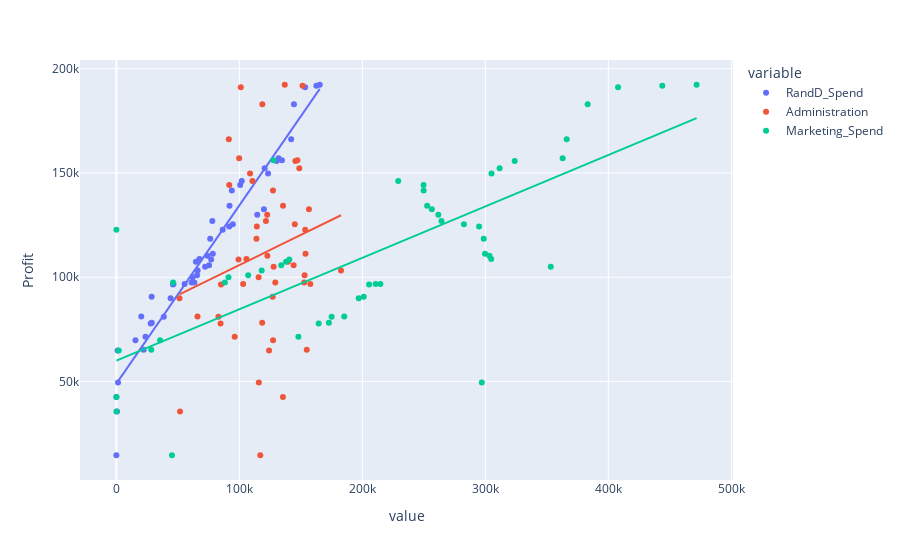

This figure's notebook cell:
### Code cell
plot = py.scatter(df, x=x.columns, y="Profit", trendline='ols')
plot.show()
